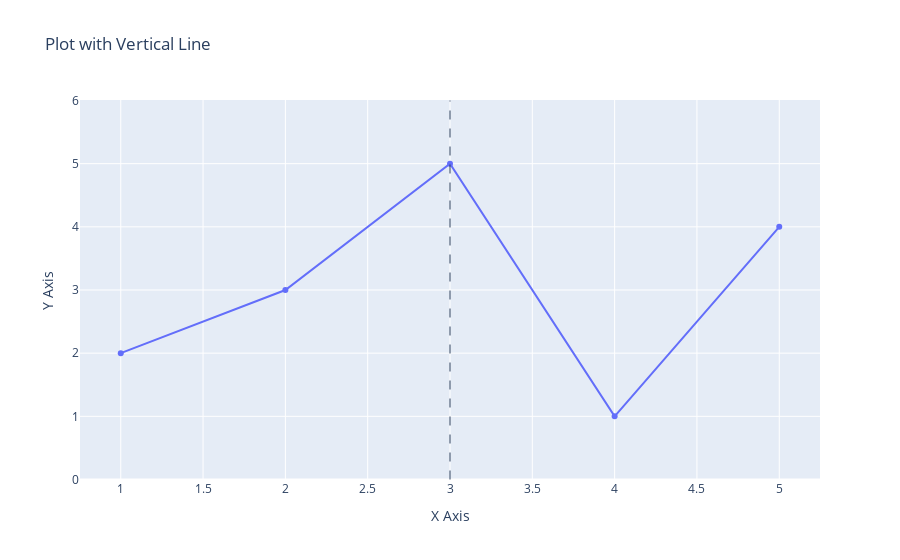

The notebook cell saved with this chart:
### Code cell
import plotly.graph_objects as go

# Sample data
x = [1, 2, 3, 4, 5]
y = [2, 3, 5, 1, 4]

# Create a figure
fig = go.Figure()

# Add a scatter plot
fig.add_trace(go.Scatter(x=x, y=y, mode='lines+markers', name='Data'))

# Define the x value where you want the vertical line
x_value = 3  # Change this to the desired x value

# Add a vertical line at x = x_value
fig.add_shape(
    type='line',
    x0=x_value,  # x value for the line
    y0=min(y) - 1,  # Starting y value
    x1=x_value,  # x value for the line
    y1=max(y) + 1,  # Ending y value
    line=dict(width=1, dash='dash'),  # Customize the line
)

# Add titles and labels
fig.update_layout(
    title='Plot with Vertical Line',
    xaxis_title='X Axis',
    yaxis_title='Y Axis',
)

# Show the figure
fig.show()

### Figure 1 — Plotly figure (JSON) as saved in the notebook; plotly's stock layout.template omitted (floating-point values rounded to 4 significant figures)
{"data": [{"mode": "lines+markers", "name": "Data", "type": "scatter", "x": [1, 2, 3, 4, 5], "y": [2, 3, 5, 1, 4]}], "layout": {"shapes": [{"line": {"dash": "dash", "width": 1}, "type": "line", "x0": 3, "x1": 3, "y0": 0, "y1": 6}], "title": {"text": "Plot with Vertical Line"}, "xaxis": {"title": {"text": "X Axis"}}, "yaxis": {"title": {"text": "Y Axis"}}}}
